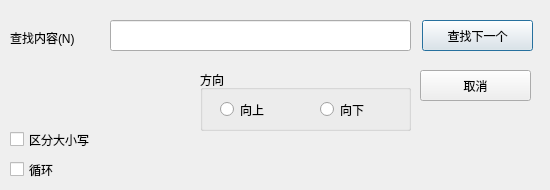
<?xml version="1.0" encoding="UTF-8"?>
<ui version="4.0">
 <class>FindDialog</class>
 <widget class="QDialog" name="FindDialog">
  <property name="geometry">
   <rect>
    <x>0</x>
    <y>0</y>
    <width>550</width>
    <height>190</height>
   </rect>
  </property>
  <property name="windowTitle">
   <string>Dialog</string>
  </property>
  <widget class="QLineEdit" name="findLineEdit">
   <property name="geometry">
    <rect>
     <x>110</x>
     <y>20</y>
     <width>301</width>
     <height>31</height>
    </rect>
   </property>
  </widget>
  <widget class="QLabel" name="label">
   <property name="geometry">
    <rect>
     <x>10</x>
     <y>30</y>
     <width>91</width>
     <height>16</height>
    </rect>
   </property>
   <property name="text">
    <string>查找内容(N)</string>
   </property>
  </widget>
  <widget class="QPushButton" name="findBtn">
   <property name="geometry">
    <rect>
     <x>422</x>
     <y>20</y>
     <width>111</width>
     <height>31</height>
    </rect>
   </property>
   <property name="text">
    <string>查找下一个</string>
   </property>
  </widget>
  <widget class="QPushButton" name="cancelBtn">
   <property name="geometry">
    <rect>
     <x>420</x>
     <y>70</y>
     <width>111</width>
     <height>31</height>
    </rect>
   </property>
   <property name="text">
    <string>取消</string>
   </property>
  </widget>
  <widget class="QGroupBox" name="groupBox">
   <property name="geometry">
    <rect>
     <x>200</x>
     <y>70</y>
     <width>211</width>
     <height>61</height>
    </rect>
   </property>
   <property name="title">
    <string>方向</string>
   </property>
   <widget class="QRadioButton" name="upRadioBtn">
    <property name="geometry">
     <rect>
      <x>20</x>
      <y>30</y>
      <width>81</width>
      <height>19</height>
     </rect>
    </property>
    <property name="text">
     <string>向上</string>
    </property>
   </widget>
   <widget class="QRadioButton" name="downRadioBtn">
    <property name="geometry">
     <rect>
      <x>120</x>
      <y>30</y>
      <width>81</width>
      <height>19</height>
     </rect>
    </property>
    <property name="text">
     <string>向下</string>
    </property>
   </widget>
  </widget>
  <widget class="QCheckBox" name="checkBox_1">
   <property name="geometry">
    <rect>
     <x>10</x>
     <y>130</y>
     <width>111</width>
     <height>19</height>
    </rect>
   </property>
   <property name="text">
    <string>区分大小写</string>
   </property>
  </widget>
  <widget class="QCheckBox" name="checkBox_2">
   <property name="geometry">
    <rect>
     <x>10</x>
     <y>160</y>
     <width>91</width>
     <height>19</height>
    </rect>
   </property>
   <property name="text">
    <string>循环</string>
   </property>
  </widget>
 </widget>
 <resources/>
 <connections/>
</ui>
